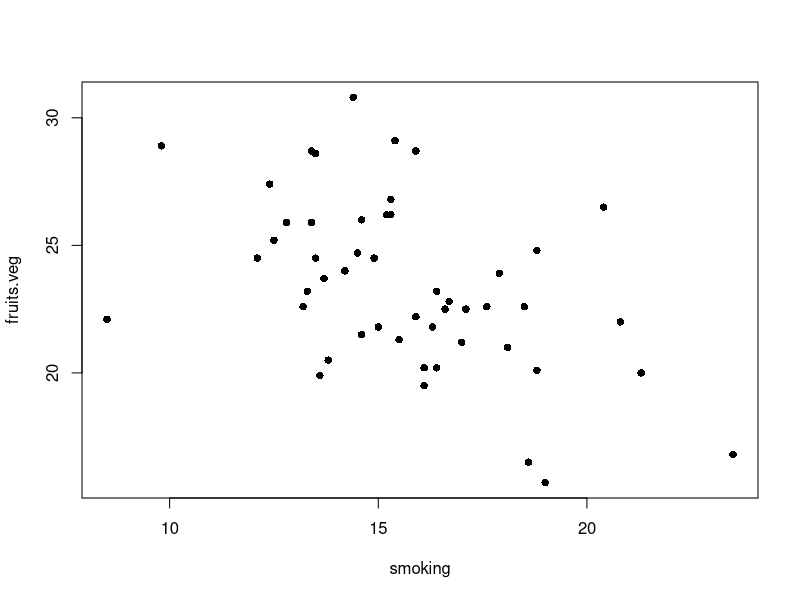
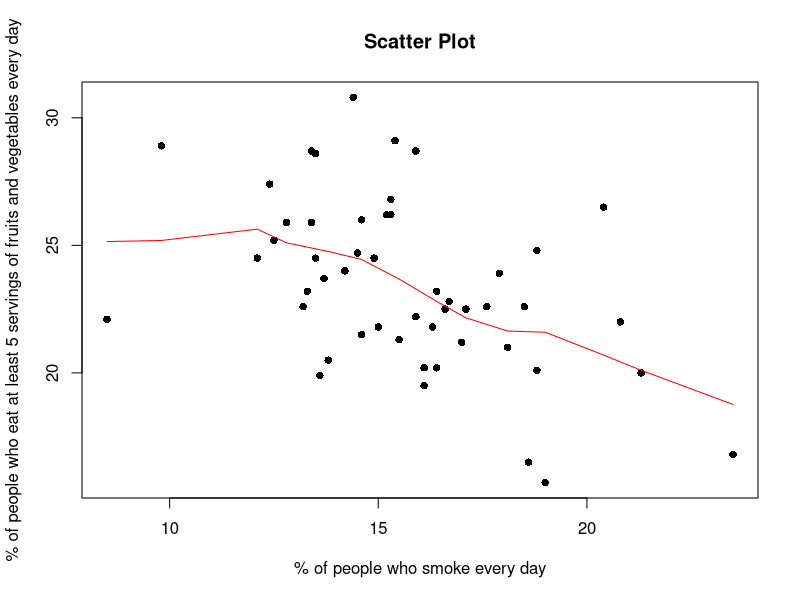
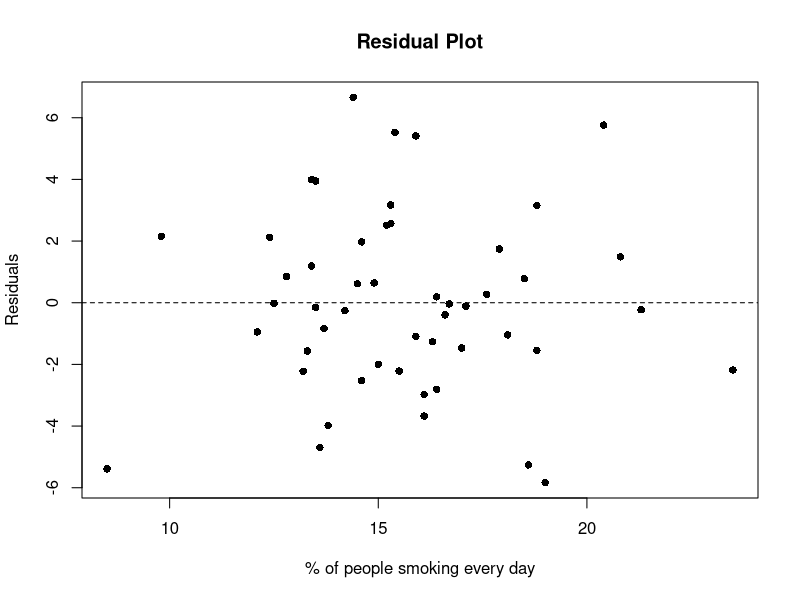
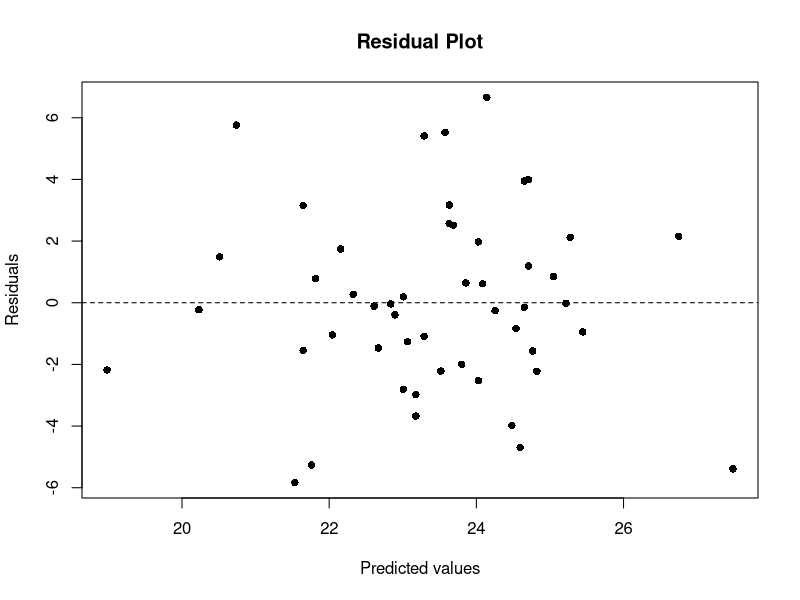
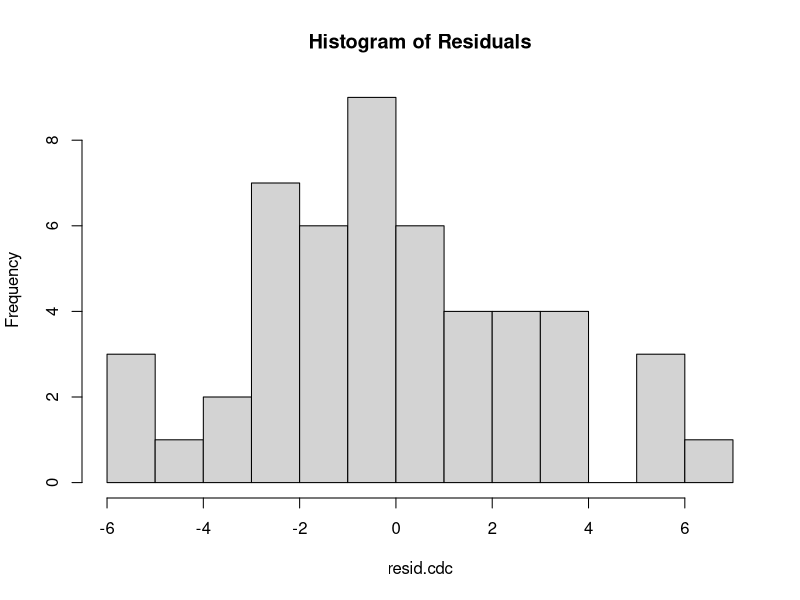
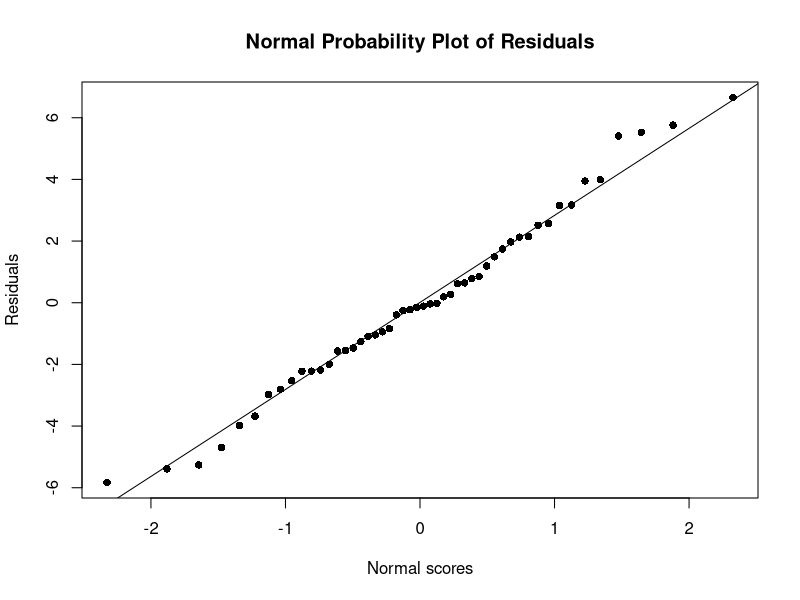

These figures' R source, in order:
cdc.data <- read.csv(file="Fruits_veg_and_smoking.csv", header=TRUE)

head(cdc.data)


#Q1 plot a scatterplot of % of people who eat enough fruits and vegetables vs. % of people who smoke every day
plot(fruits.veg ~ smoking, data=cdc.data, pch=16)

#Q1 Fit a smoothing curve to the plot and give detailed axis labels
plot(fruits.veg ~ smoking, data=cdc.data, xlab="% of people who smoke every day",ylab="% of people who eat at least 5 servings of fruits and vegetables every day",main='Scatter Plot',pch=16)
x1 <- cdc.data$smoking[order(cdc.data$smoking)] #put the x-values in order
y1 <- cdc.data$fruits.veg[order(cdc.data$smoking)] # put the y-values in order based on the order of the x-values
lines(lowess(x1, y1, delta=1), col="red")
#abline(lm(fruits.veg ~ smoking, data=cdc.data))

#Q5 Create a linear model to fit this data
z.cdc <- lm(fruits.veg ~ smoking, data = cdc.data)
summary(z.cdc)

#Q5 Extract predicted values
predict.cdc<-predict(z.cdc)
predict.cdc

#Q5 Extract the residuals
resid.cdc <- resid(z.cdc); resid.cdc

cdc.data.model<-cbind(cdc.data,predict.cdc,resid.cdc)
cdc.data.model

#Q5 Residuals vs explanatory variable smoking 
plot(resid.cdc ~ cdc.data$smoking, xlab='% of people smoking every day', ylab='Residuals',main='Residual Plot',pch=16)
abline(0,0, lty=2)

#Q5 Residuals vs predicted values
plot(resid.cdc ~ predict.cdc, xlab='Predicted values', ylab='Residuals', main='Residual Plot', pch=16)
abline(0,0, lty=2)

#Q8 histogram of residuals
hist(resid.cdc,breaks=16,main='Histogram of Residuals')

#Q9 Normal probability plot of residuals 
qqnorm(resid.cdc, ylab= "Residuals", xlab = "Normal scores", pch=16, main='Normal Probability Plot of Residuals')
qqline(resid.cdc)

#Q10 Normality test
shapiro.test(resid.cdc)

#Q13, 15, 16, 17, 18, 19
summary(z.cdc)

#Q20,21 95% confidence interval 
confint(z.cdc)




